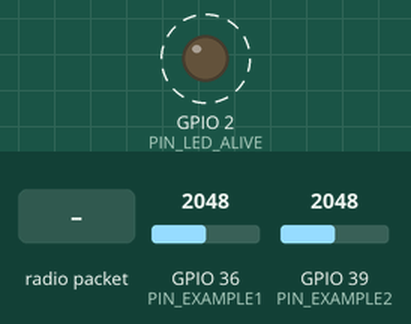
Simulated run of this sketch. Board: ESP32. Parts: output pins drawn as LEDs (lit = HIGH). Dashed ring = blinking. The test bench sets the inputs (shaded band); at power-on: GPIO 36 (PIN_EXAMPLE1) = 2048, GPIO 39 (PIN_EXAMPLE2) = 2048. What the sketch prints to the serial monitor is not drawn.

Above: at 0.4 s.
1.5 s: radio packet "1" arrives
Timing chart, 0 to 10.5 s (numbered marks = the images above; inputs shaded):
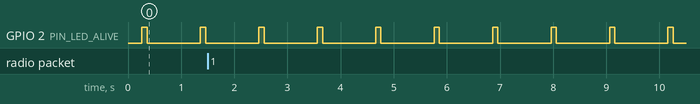

The sketch:

sender.ino
```cpp
// (licence header left out)
/*
    command list
- start: start writing data
- stop: stop writing data
- new: create new file
- restart: restart base esp
*/

// -----FreeRTOS includes-----
#include <freertos/FreeRTOS.h>
#include <freertos/semphr.h>
#include <freertos/task.h>
#include "soc/rtc_wdt.h"

// -----espnow includes-----
#include <esp_now.h>
#include <WiFi.h>

// -----external modules includes-----
//

// -----include external files-----
#include "configs.h"      // general configs
#include "var_global.h"   // global variables must be declared before functions definitions
#include "prototypes.h"   // functions prototypes must be explicitly declared
#include "tasks.h"        // task functions definitions
#include "system.h"       // system functions
#include "esp-now.h"      // esp-now functions

void setup(){
    // init system general modules (pinMode and Serial)
    init_system();

    // init system handlers such as queues and semaphores
    init_system_handlers();

    // init system handlers such as queues and semaphores
    init_espnow();

    // -----external modules initialization-----
    //

    // -----final confirmation-----
    INFO("INFO_2: setup successfully");
    delay(50); // give time to send the espnow message

    // -----fire up tasks-----
    xTaskCreate(task_sensor_1,         // task function
                "sensor 1",            // task name
                2048,                  // stack size
                NULL,                  // parameters
                10,                    // priority
                &TaskHandle_sensor_1); // handler

    xTaskCreate(task_sensor_2,         // task function
                "sensor 2",            // task name
                2048,                  // stack size
                NULL,                  // parameters
                10,                    // priority
                &TaskHandle_sensor_2); // handler
}

void loop(){
    // alive signal
    digitalWrite(PIN_LED_ALIVE, HIGH);
    delay(100);
    digitalWrite(PIN_LED_ALIVE, LOW);
    delay(1000);
}
```

esp-now.h
```cpp
/**
 * @brief init esp-now
 */
void init_espnow(){
    // -----ESPNOW settings-----
    WiFi.mode(WIFI_STA);
    WiFi.disconnect();
    if (esp_now_init() != ESP_OK)    // check if was initialized successfully
        ERROR("ERROR_2: initializing ESP-NOW", false); // DO NOT send through esp-now
    INFO("INFO_2: Done initializing ESP-NOW", false); // DO NOT send through esp-now
    delay(50); // give time to send the espnow message
    esp_now_register_send_cb(OnDataSent);

    // register peer
    esp_now_peer_info_t peerInfo = {};
    peerInfo.channel = 0;
    peerInfo.encrypt = false;

    // control peer
    memcpy(peerInfo.peer_addr, address_control, 6);
    if (esp_now_add_peer(&peerInfo) != ESP_OK)
        ERROR("ERROR_2: Failed to add control peer", false); // DO NOT send through esp-now
    INFO("INFO_2: control peer added");
    delay(50); // give time to send the espnow message

    // receiver peer
    memcpy(peerInfo.peer_addr, address_receiver, 6);
    if (esp_now_add_peer(&peerInfo) != ESP_OK)
        ERROR("ERROR_2: Failed to add receiver peer", false); // DO NOT send through esp-now
    INFO("INFO_2: receiver peer added");
    delay(50); // give time to send the espnow message

    esp_now_register_recv_cb(OnDataRecv);
}

/**
 * @brief ESP-NOW on data sent callback
 *
 * @param mac_addr device MAC address
 * @param status esp-now status
 */
void OnDataSent(const uint8_t *mac_addr, esp_now_send_status_t status){
#if DEBUG_MODE
    // -----check if the data was delivered-----
    Serial.print("Send status:\t");
    Serial.println(status == ESP_NOW_SEND_SUCCESS ? "Delivery Success" : "Delivery Fail");
#endif
}

/**
 * @brief ESP-NOW on data receive callback
 *
 * @param mac device MAC address
 * @param incomingData data received
 * @param len array size
 */
void OnDataRecv(const uint8_t *mac, const uint8_t *incomingData, int len){
    if (len == sizeof(cmd_t)){
        cmd_t config = {};
        memcpy(&config, incomingData, sizeof(config));

        if (config.command == CMD_START){
            INFO("INFO_2: start writing data");
            delay(50); // give time to send the espnow message
        }
        else if (config.command == CMD_STOP){
            INFO("INFO_2: stop writing data");
            delay(50); // give time to send the espnow message
        }
        else if (config.command == CMD_RESTART){
            INFO("INFO_2: restarting . . .\n----------------------");
            delay(50); // give time to send the espnow message

            ESP.restart();
        }
        else{
            INFO("INFO_2: command does not exist");
            delay(50); // give time to send the espnow message
        }
    }
    else{
        INFO("INFO_2: unknown incoming data");
    }
}
```

prototypes.h
```cpp
// -----tasks functions-----

void task_sensor_1(void*);
void task_sensor_2(void*);


// -----esp-now functions-----

void init_espnow(void);
void OnDataSent(const uint8_t*, esp_now_send_status_t);
void OnDataRecv(const uint8_t*, const uint8_t*, int);


// -----system-----

void init_system(void);
void init_system_handlers(void);
void ERROR(char*);
void ERROR(char*, bool);
void INFO(const char*);
void INFO(const char*, bool);
void send_debug(const char*);
void on_error(char*, bool);
```

system.h
```cpp
/**
 * @brief init system general modules (pinMode and Serial)
 *
 */
void init_system(void){
    // -----setup pin mode-----
    pinMode(PIN_LED_ALIVE, OUTPUT);

    // -----Serial initiallization-----
    Serial.begin(SERIAL_FREQ);
    while (!Serial){}; // wait until is initialized

    // -----header-----
    Serial.println("|----------------------|");
    Serial.println("|                      |");
    Serial.println("|        sender        |");
    Serial.println("|                      |");
    Serial.println("|----------------------|");
}

/**
 * @brief init system handlers such as queues and semaphores
 *
 */
void init_system_handlers(void){
    INFO("INFO_2: no system handlers", false);
    delay(50);
}

/**
 * @brief print ERROR messages on serial and through esp-now:
 *
 * @param returnMsg const char[]: message to be sent
 */
void ERROR(char returnMsg[]){
    Serial.println();
    Serial.println(returnMsg);
    send_debug(returnMsg);

    on_error(returnMsg, true);
}

/**
 * @brief print ERROR messages on serial and through esp-now:
 *
 * @param returnMsg const char[]: message to be sent
 * @param espnow_active bool: esp-now active flag
 */
void ERROR(char returnMsg[], bool espnow_active){
    Serial.println();
    Serial.println(returnMsg);
    if (espnow_active)
        send_debug(returnMsg);

    on_error(returnMsg, espnow_active);
}

/**
 * @brief print INFO messages on serial and through esp-now:
 *
 * @param returnMsg const char[]: message to be sent
 */
void INFO(const char returnMsg[]){
    Serial.println();
    Serial.println(returnMsg);
    send_debug(returnMsg);
}

/**
 * @brief print INFO messages on serial and through esp-now:
 *
 * @param returnMsg const char[]: message to be sent
 * @param espnow_active bool: esp-now active flag
 */
void INFO(const char returnMsg[], bool espnow_active){
    Serial.println();
    Serial.println(returnMsg);
    if (espnow_active)
        send_debug(returnMsg);
}

/**
 * @brief send debug messages through esp-now
 *
 * @param returnMsg const char[]: message to be sent
 */
void send_debug(const char returnMsg[]){
    if (sizeof(returnMsg) <= ESPNOW_BUFFER_SIZE){
        debug_t msg_data;
        msg_data.id = BOARDID;
        strcpy(msg_data.msg, returnMsg);
        esp_now_send(address_control, (uint8_t *) &msg_data, sizeof(msg_data));
    }
    else
        Serial.println("ERROR_2: espnow buffer overflow");
}

/**
 * @brief send error messages through esp-now with option
 *
 * @param returnMsg const char[]: message to be sent
 * @param espnow_active bool: esp-now active flag
 */
void on_error(char returnMsg[], bool espnow_active){
    if (REBOOT_ON_ERROR){
        ESP.restart();
        delay(1);
    }
    else{
        while(true){
            Serial.println(returnMsg);

            if (espnow_active)
                send_debug(returnMsg);

            delay(DEBUG_DELAY);
        }
    }
}
```

tasks.h
```cpp
/**
 * @brief sensor 1 task example
 *
 * @param arg void arg
 */
void task_sensor_1(void *arg){
    (void)arg;

    // -----create local variables-----
    uint32_t timer_read, timer_send;
    uint16_t buffer_count = 0;
    float sum;
    sensor_t sensor1 = {BOARDID, SENSOR_01, 0.0};

#if DEBUG_MODE
    // see the remaining space of this task
    // always after create the variables
    UBaseType_t uxHighWaterMark;
    uxHighWaterMark = uxTaskGetStackHighWaterMark(NULL);
    char info[ESPNOW_BUFFER_SIZE];
    snprintf(
        info,
        ESPNOW_BUFFER_SIZE,
        "INFO_2: %d bytes remaining of the sensor 1 task space",
        uxHighWaterMark);
    INFO(info);
    vTaskDelay(50 / portTICK_PERIOD_MS); // give time to send the espnow message
#endif

    // -----update timer-----
    timer_read = timer_send = millis();

    while (true){
        if ((millis() - timer_read) >= TASK1_READING_RATE_ms){
            // -----add to timer-----
            timer_read += TASK1_READING_RATE_ms;

            // -----read sensors-----
            sum += analogRead(PIN_EXAMPLE1) * 1,234;

            // -----update buffer-----
            buffer_count++;
        }

        if ((millis() - timer_send) >= TASK1_SEND_RATE_ms){
            // -----add to timer-----
            timer_send += TASK1_SEND_RATE_ms;

            // -----calculate average-----
            sensor1.value = float(sum / buffer_count);

            // -----clear buffer-----
            buffer_count = false;

            // -----send sensor 1 data through esp-now to receiver-----
            esp_now_send(address_receiver, (uint8_t *) &sensor1, sizeof(sensor1));
        }

        vTaskDelay(1 / portTICK_PERIOD_MS);
    }
}

/**
 * @brief sensor 2 task example
 *
 * @param arg void arg
 */
void task_sensor_2(void *arg){
    (void)arg;

    // -----create local variables-----
    uint32_t timer_read, timer_send;
    uint16_t buffer_count = 0;
    float sum;
    sensor_t sensor2 = {BOARDID, SENSOR_02, 0.0};

#if DEBUG_MODE
    // see the remaining space of this task
    // always after create the variables
    UBaseType_t uxHighWaterMark;
    uxHighWaterMark = uxTaskGetStackHighWaterMark(NULL);
    char info[ESPNOW_BUFFER_SIZE];
    snprintf(
        info,
        ESPNOW_BUFFER_SIZE,
        "INFO_2: %d bytes remaining of the sensor 2 task space",
        uxHighWaterMark);
    INFO(info);
    vTaskDelay(50 / portTICK_PERIOD_MS); // give time to send the espnow message
#endif

    // -----update timer-----
    timer_read = timer_send = millis();

    while (true){
        if ((millis() - timer_read) >= TASK2_READING_RATE_ms){
            // -----add to timer-----
            timer_read += TASK2_READING_RATE_ms;

            // -----read sensors-----
            sum += analogRead(PIN_EXAMPLE2) * 4,321;

            // -----update buffer-----
            buffer_count++;
        }

        if ((millis() - timer_send) >= TASK2_SEND_RATE_ms){
            // -----add to timer-----
            timer_send += TASK2_SEND_RATE_ms;

            // -----calculate average-----
            sensor2.value = float(sum / buffer_count);

            // -----clear buffer-----
            buffer_count = false;

            // -----send sensor 2 data through esp-now to receiver-----
            esp_now_send(address_receiver, (uint8_t *) &sensor2, sizeof(sensor2));
        }

        vTaskDelay(1 / portTICK_PERIOD_MS);
    }
}
```

var_global.h
```cpp
// -----FreeRTOS objects-----
TaskHandle_t TaskHandle_sensor_1; // sensor 1 data task handler
TaskHandle_t TaskHandle_sensor_2; // sensor2 data task handler

// -----command lookup table-----
typedef enum {
    CMD_NULL,     /*empty command*/
    CMD_START,    /*start command*/
    CMD_STOP,     /*stop command*/
    CMD_NEW_FILE, /*new file command*/
    CMD_RESTART   /*restart command*/
} commands_t;

// -----board ID secret values-----
typedef enum {
    BOARD_01 = 0x7CE, /*1998*/
    BOARD_02 = 0x7CF, /*1998 + 1*/
    BOARD_03 = 0x7D0  /*1998 + 2*/
} boardID_t;

typedef enum {
    SENSOR_01,
    SENSOR_02,
    SENSOR_03,
    SENSOR_04
} sensors_t;

// -----debug data type definition-----
typedef struct {
    boardID_t id;
    char msg[ESPNOW_BUFFER_SIZE];
} debug_t;

// -----espnow command data type-----
typedef struct {
    boardID_t id;
    commands_t command;
} cmd_t;

// -----sensor data type definition-----
typedef struct {
    boardID_t id;
    sensors_t type;
    float value;  // sensor data must be float due to a bug in writing to the sd card
} sensor_t;
```

configs.h
```cpp
// -----system configs-----
#define BOARDID               BOARD_03
#define SERIAL_FREQ           115200      // serial monitor baud rate
#define DEBUG_DELAY           5000        // delay between debug messages
#define DEBUG_MODE            true        // config if debug mode is active
#define REBOOT_ON_ERROR       false       // reboot on error flag
#define REBOOT_ON_DISCONNECT  false       // reboot on disconnect flag
#define ESPNOW_BUFFER_SIZE    64          // espnow buffer char array size

// -----tasks configs-----
#define TASK1_SEND_RATE_Hz    1           // task 1 send rate in hertz
#define TASK1_SEND_RATE_ms    (int(1000.0 / float(TASK1_SEND_RATE_Hz)))    // rate perido in milliseconds
#define TASK1_READING_RATE_Hz 5           // reading rate in hertz (must be greater then send rate)
#define TASK1_READING_RATE_ms (int(1000.0 / float(TASK1_READING_RATE_Hz))) // rate perido in milliseconds
#define TASK2_SEND_RATE_Hz    1           // task 2 send rate in hertz
#define TASK2_SEND_RATE_ms    (int(1000.0 / float(TASK2_SEND_RATE_Hz)))    // rate perido in milliseconds
#define TASK2_READING_RATE_Hz 5           // reading rate in hertz (must be greater then send rate)
#define TASK2_READING_RATE_ms (int(1000.0 / float(TASK2_READING_RATE_Hz))) // rate perido in milliseconds

// -----pinout-----
#define PIN_LED_ALIVE 02
#define PIN_EXAMPLE1  36 // example sensor pin
#define PIN_EXAMPLE2  39 // example sensor pin

// -----esp-now addresses-----
uint8_t address_control[]  = {0x5C, 0xCF, 0x7F, 0x65, 0xF1, 0x9E};
uint8_t address_sender[]   = {0x7C, 0x9E, 0xBD, 0xED, 0x52, 0x70};
uint8_t address_receiver[] = {0x94, 0xB9, 0x7E, 0xC0, 0x27, 0xA8};
```

Measured:
- by itself, GPIO 2 (PIN_LED_ALIVE): alternates HIGH for 0.10 s and LOW for 1.0 s
